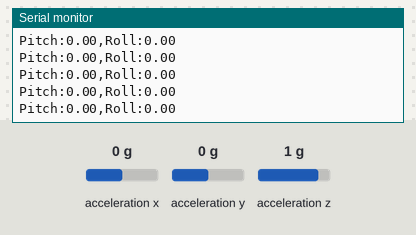
The sketch below on a simulated STM32 Nucleo. Parts: the last lines printed to the serial monitor. Wiring (inferred from the names in the program): I2C bus: SDA D14; SCL D15. Wiring (from diagram.json): MPU-6050 motion sensor at I2C address 0x68. The inputs (shaded band) are chosen by the test bench; at power-on: acceleration x 0 g, acceleration y 0 g, acceleration z 1 g.

Above: at 1.2 s.
1.3 s: acceleration x set to -1.4 g
At 1.36 s:
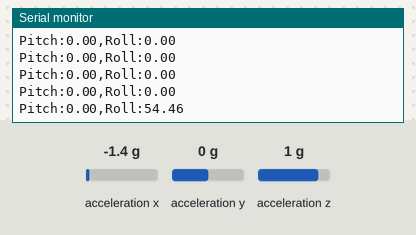
2.8 s: acceleration y set to -1.4 g
At 2.81 s:
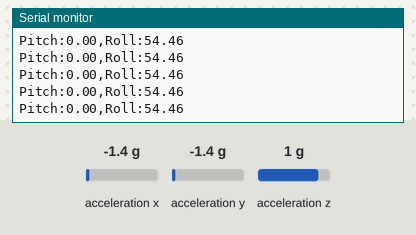
4.3 s: acceleration z set to -1.4 g
At 4.31 s:
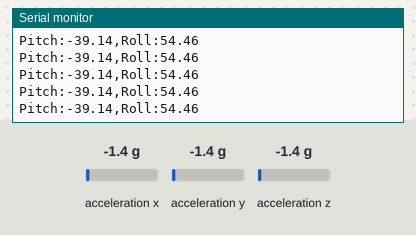
Timing chart, 0 to 7.3 s (numbered marks = the images above; inputs shaded):
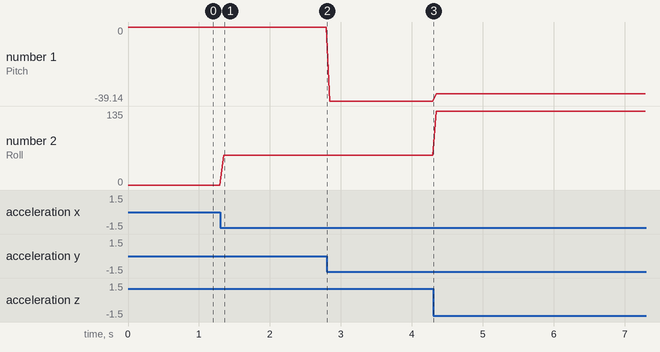

Measured:
- after the input at 1.3 s, the serial monitor: prints a new line after 0.05 s (image 1)
- plotted number 1: 0 → -39.14 after the input at 2.8 s, -39.14 → -35.26 after the input at 4.3 s
- plotted number 2: 0 → 54.46 after the input at 1.3 s, 54.46 → 135 after the input at 4.3 s

The sketch:

sketch.ino
```cpp
/*
 * PROFESSIONAL MANUAL I2C DRIVER (Simulated Open-Drain)
 * Device: MPU6050 on STM32 Nucleo
 * Output: Pitch & Roll (Degrees) for Serial Plotter
 */

#include <math.h> // Required for atan2()

// --- CONFIGURATION ---
// STM32 Nucleo standard I2C pins
#define SCL_PIN D15  // PB8
#define SDA_PIN D14  // PB9
#define MPU_ADDR 0x68

// --- LOW LEVEL DRIVER (Electrical Standard) ---

void i2c_delay() {
  delayMicroseconds(5); // Adjust speed (5us = ~100kHz)
}

// STANDARD: To send "High", we set pin to INPUT.
// The external 4.7k resistor pulls the line up.
void write_high(int pin) {
  pinMode(pin, INPUT);
}

// STANDARD: To send "Low", we set pin to OUTPUT and drive Low.
// The chip acts as a sink to Ground.
void write_low(int pin) {
  pinMode(pin, OUTPUT);
  digitalWrite(pin, LOW);
}

void i2c_init() {
  // Idle state: Let resistors pull lines High
  write_high(SCL_PIN);
  write_high(SDA_PIN);
}

void i2c_start() {
  // Start Condition: SDA drops while SCL is High
  write_high(SDA_PIN);
  write_high(SCL_PIN);
  i2c_delay();
  write_low(SDA_PIN);
  i2c_delay();
  write_low(SCL_PIN);
}

void i2c_stop() {
  // Stop Condition: SDA rises while SCL is High
  write_low(SDA_PIN);
  i2c_delay();
  write_high(SCL_PIN);
  i2c_delay();
  write_high(SDA_PIN);
  i2c_delay();
}

bool i2c_write(uint8_t data) {
  for (int i = 0; i < 8; i++) {
    // MSB First
    if (data & 0x80) write_high(SDA_PIN);
    else write_low(SDA_PIN);

    data <<= 1;
    i2c_delay();
    write_high(SCL_PIN); // Clock High
    i2c_delay();
    write_low(SCL_PIN);  // Clock Low
  }

  // Read ACK (Pulse clock and check SDA)
  write_high(SDA_PIN); // Release line for slave
  write_high(SCL_PIN);
  i2c_delay();
  bool ack = !digitalRead(SDA_PIN); // Logic 0 = ACK
  write_low(SCL_PIN);
  return ack;
}

uint8_t i2c_read(bool send_ack) {
  write_high(SDA_PIN); // Ensure line is released
  uint8_t data = 0;

  for (int i = 0; i < 8; i++) {
    write_high(SCL_PIN); // Clock High
    i2c_delay();
    data <<= 1;
    if (digitalRead(SDA_PIN)) data |= 1; // Read bit
    write_low(SCL_PIN);  // Clock Low
    i2c_delay();
  }

  // Send ACK (Low) or NACK (High)
  if (send_ack) write_low(SDA_PIN);
  else write_high(SDA_PIN);

  write_high(SCL_PIN);
  i2c_delay();
  write_low(SCL_PIN);

  write_high(SDA_PIN); // Release line
  return data;
}

// --- MAIN SETUP ---
void setup() {
  Serial.begin(115200);
  i2c_init();

  Serial.println("--- STM32 MPU6050 Initialized ---");

  // Wake up MPU6050
  i2c_start();
  if (i2c_write(MPU_ADDR << 1)) { // Write Address
    i2c_write(0x6B); // Power Management Register
    i2c_write(0x00); // Wake up command
    i2c_stop();
    Serial.println("Sensor Online. Open Serial Plotter!");
  } else {
    i2c_stop();
    Serial.println("ERROR: Sensor not found (Check Pull-up Resistors)");
  }
}

// --- MAIN LOOP ---
void loop() {
  // 1. Setup Pointer to Accel X (0x3B)
  i2c_start();
  i2c_write(MPU_ADDR << 1);
  i2c_write(0x3B);
  i2c_stop();

  // 2. Read 6 Bytes (Accel X, Y, Z)
  i2c_start();
  i2c_write((MPU_ADDR << 1) | 1); // Read Address

  int16_t AcX = (i2c_read(true) << 8) | i2c_read(true);
  int16_t AcY = (i2c_read(true) << 8) | i2c_read(true);
  int16_t AcZ = (i2c_read(true) << 8) | i2c_read(false); // NACK last byte
  i2c_stop();

  // 3. Math: Convert Raw Data to Gravity & Angles
  float ax = AcX / 16384.0;
  float ay = AcY / 16384.0;
  float az = AcZ / 16384.0;

  // Calculate Pitch & Roll (Result in Degrees)
  // 57.2958 is the conversion factor for Radians to Degrees (180/PI)
  float pitch = atan2(ay, sqrt(ax * ax + az * az)) * 57.2958;
  float roll  = atan2(-ax, az) * 57.2958;

  // 4. Visualization Output
  Serial.print("Pitch:"); Serial.print(pitch);
  Serial.print(",");
  Serial.print("Roll:"); Serial.println(roll);

  delay(50); // Keep update rate smooth
}
```

main.cpp
```cpp

```
